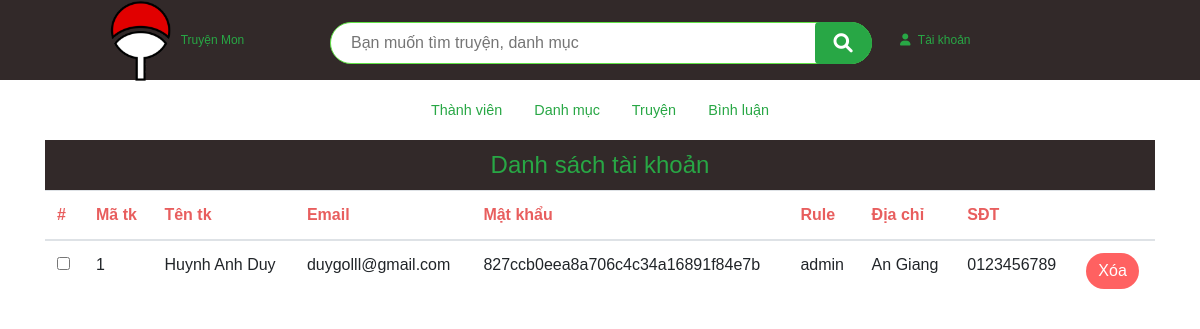
The app's page /admin/index.php with its own data.
### tables this page shows
CREATE TABLE `taikhoan` (
  `id_taikhoan` int(4) NOT NULL,
  `hoten` varchar(50) NOT NULL,
  `email` varchar(30) NOT NULL,
  `matkhau` varchar(60) NOT NULL,
  `rule` varchar(10) NOT NULL DEFAULT 'user',
  `address` text NOT NULL,
  `tel` text NOT NULL,
  `delete` int(1) DEFAULT 1
);

### model/pdo.php (called while the page is built, shortened)
<?php
function pdo_get_connection(){
    $dburl = "mysql:host=localhost;dbname=webtech;charset=utf8";
    $username = 'root';
    $password = '';
    $conn = new PDO($dburl, $username, $password);
    $conn->setAttribute(PDO::ATTR_ERRMODE, PDO::ERRMODE_EXCEPTION);
    return $conn;
}
function pdo_query($sql){
    $sql_args = array_slice(func_get_args(), 1);
    try{
        $conn = pdo_get_connection();
        $stmt = $conn->prepare($sql);
        $stmt->execute($sql_args);
        $rows = $stmt->fetchAll();
        return $rows;
    }
    catch(PDOException $e){
        throw $e;
    }
    finally{
        unset($conn);
    }
}

### model/taikhoan.php (called while the page is built, shortened)
<?php
    function loadall_taikhoan(){
        $sql="select * from `taikhoan` where `delete`=1 order by id_taikhoan desc";
        $listtaikhoan=pdo_query($sql);
        return $listtaikhoan;
    }

### admin/taikhoan/list.php (the view, shortened to what this page needs)
<div class="book-container">
      <div class="container">
        <div class="book-box-newproduct">
          <h4 class="title-list-product text-success">Danh sách tài khoản</h4>
        </div>
        <div class="listtypepro">
            <table class="table">
                <thead class="hh-table">
                  <tr>
                    <th scope="">#</th>
                    <th scope="col">Mã tk</th>
                    <th scope="col">Tên tk</th>
                    <th scope="col">Email</th>
                    <th scope="col">Mật khẩu</th>
                    <th scope="col">Rule</th>
                    <th scope="col">Địa chỉ</th>
                    <th scope="col">SĐT</th>
                    <th scope="col"></th>
                  </tr>
                </thead>
                <tbody class="scroll-h">
                    <?php
                        foreach ($listtaikhoan as $taikhoan) {
                            extract($taikhoan);
                            $xoatk="index.php?act=xoatk&id=".$id_taikhoan;
                            echo '<tr>
                                    <th scope=""><input type="checkbox" name="" id=""></th>
                                    <td>'.$id_taikhoan.'</td>
                                    <td>'.$hoten.'</td>
                                    <td>'.$email.'</td>
                                    <td>'.$matkhau.'</td>
                                    <td>'.$rule.'</td>
                                    <td>'.$address.'</td>
                                    <td>'.$tel.'</td>
                                    <td><a href="'.$xoatk.'"><input class="d-sp_incart btn btn-success" type="button" value="Xóa"></a></td>
                                </tr>';
                        }
                    ?>
                </tbody>
              </table>
        </div>
      </div>
    </div>

### view/css/style.css (style rules this page uses)
* { box-sizing: border-box; font-family: Arial, Helvetica, sans-serif; }
.book-container { margin-bottom: 20px; }
.book-box-newproduct { height: 50px; background-color: rgb(50, 41, 41); }
.book-box-newproduct h4 { line-height: 50px; text-align: center; }
.d-sp_incart.btn.btn-success { background-color: #ff6161; border: 0px; border-radius: 20px; }
.hh-table { color: #e85e5e; }

### records on screen
taikhoan: id_taikhoan "1", hoten "Huynh Anh Duy", email "duygolll@gmail.com", matkhau "827ccb0eea8a706c4c34a16891f84e7b", rule "admin", address "An Giang", tel "0123456789"
